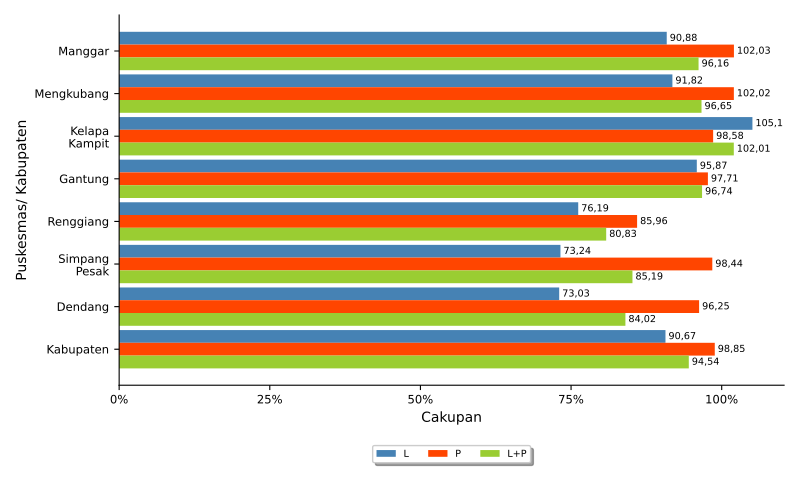

Python code for this plot:
import numpy as np
import matplotlib.pyplot as plt
import pandas
from textwrap import wrap
from matplotlib.ticker import FuncFormatter
import locale
locale.setlocale(locale.LC_ALL, 'id_ID.UTF8')

import sys, os, inspect
currentdir = os.path.dirname(os.path.abspath(inspect.getfile(inspect.currentframe())))
parentdir = os.path.dirname(currentdir)
sys.path.insert(0, parentdir)

berkasData = currentdir +'\\bab_05_18_dataImunHB0BCG.csv'
berkasSimpan = currentdir +'\\bab_05_18a_imunHB0.pdf'
# judulDiagram = 'Cakupan Imunisasi HB0\nTahun 2021'
sumbuX = 'Cakupan'
sumbuY = 'Puskesmas\ Kabupaten'
tickerSumbuX = np.arange(0,110,25)
labelBar1 = 'L'
labelBar2 = 'P'
labelBar3 = 'L+P'

# read data file
colnames = ['puskesmas','hb0L','hb0P','hb0LP','bcgL','bcgP','bcgLP']
data = pandas.read_csv(berkasData, names=colnames, sep=';')
puskesmas = data.puskesmas.tolist()
bar1 = data.hb0L.tolist()
bar2 = data.hb0P.tolist()
bar3 = data.hb0LP.tolist()
bar4 = data.bcgL.tolist()
bar5 = data.bcgP.tolist()
bar6 = data.bcgLP.tolist()

ind = np.arange(len(puskesmas))  # the x locations for the groups
width = 0.3       # the width of the bars
widthDL = 0.5      # spacing for data labels

# make bars
fig, ax = plt.subplots()
rects1 = ax.barh(ind, bar1, width, color='steelblue', label=labelBar1)
rects2 = ax.barh(ind + width, bar2, width, color='orangered', label = labelBar2)
rects3 = ax.barh(ind + 2*width, bar3, width, color='yellowgreen', label = labelBar3)

# add some text for labels, title and axes ticks
# ax.set_title(judulDiagram)
ax.set_xticks(tickerSumbuX)
ax.set_xlabel(sumbuX)
ax.xaxis.set_major_formatter(FuncFormatter(lambda x, pos: "{:n}%".format(x)))

ax.set_yticks(ind+width)
ax.set_yticklabels(list([ '\n'.join(wrap(l, 10)) for l in puskesmas ]))
ax.invert_yaxis()
ax.set_ylabel(sumbuY)

ax.tick_params(axis='both', which='major', labelsize='small')
ax.spines['top'].set_visible(False)
ax.spines['right'].set_visible(False)

# make legend box
box = ax.get_position()
ax.set_position([box.x0, box.y0 + box.height * 0.1, box.width, box.height * 0.9])
ax.legend(fontsize='x-small', loc='upper center', bbox_to_anchor=(0.5, -0.15), fancybox=True, shadow=True, ncol=3)

# add data label
for i, v in enumerate(bar1):
    ax.text(v + widthDL, i, '{:n}'.format(v), ha='left', va='center', fontsize='x-small')
for i, v in enumerate(bar2):
    ax.text(v + widthDL, i + width, '{:n}'.format(v), ha='left', va='center', fontsize='x-small')
for i, v in enumerate(bar3):
    ax.text(v + widthDL, i + 2*width, '{:n}'.format(v), ha='left', va='center', fontsize='x-small')

# finishing
pyrfig = plt.figure(1)
pyrfig.set_figwidth(8)
pyrfig.set_figheight(5)
# tight_layout to make consistent size
# adjust subplot to make room for legend
fig.subplots_adjust(bottom=-0.15)
plt.tight_layout()
plt.savefig(berkasSimpan)
plt.close(pyrfig)
# plt.show()
